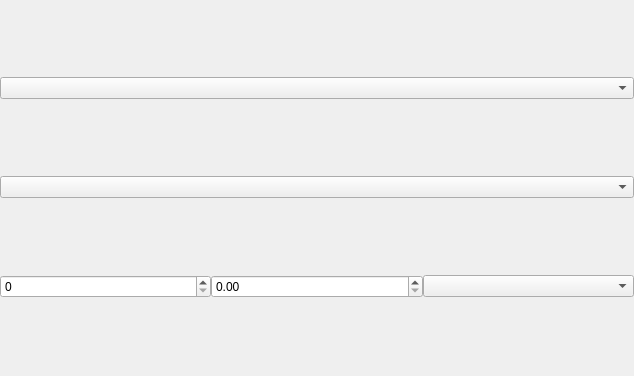
<?xml version="1.0" encoding="UTF-8"?>
<ui version="4.0">
 <class>MidiCommandSelectSettingWidget</class>
 <widget class="QWidget" name="MidiCommandSelectSettingWidget">
  <property name="geometry">
   <rect>
    <x>0</x>
    <y>0</y>
    <width>634</width>
    <height>376</height>
   </rect>
  </property>
  <property name="windowTitle">
   <string>Form</string>
  </property>
  <layout class="QVBoxLayout" name="verticalLayout">
   <property name="spacing">
    <number>0</number>
   </property>
   <property name="margin">
    <number>0</number>
   </property>
   <item>
    <layout class="QHBoxLayout" name="horizontalLayout_2"/>
   </item>
   <item>
    <widget class="QComboBox" name="category"/>
   </item>
   <item>
    <widget class="QComboBox" name="property"/>
   </item>
   <item>
    <layout class="QHBoxLayout" name="horizontalLayout">
     <item>
      <widget class="QSpinBox" name="spinBox"/>
     </item>
     <item>
      <widget class="QDoubleSpinBox" name="doubleSpinBox"/>
     </item>
     <item>
      <widget class="QComboBox" name="comboBox"/>
     </item>
    </layout>
   </item>
  </layout>
 </widget>
 <resources/>
 <connections/>
</ui>
